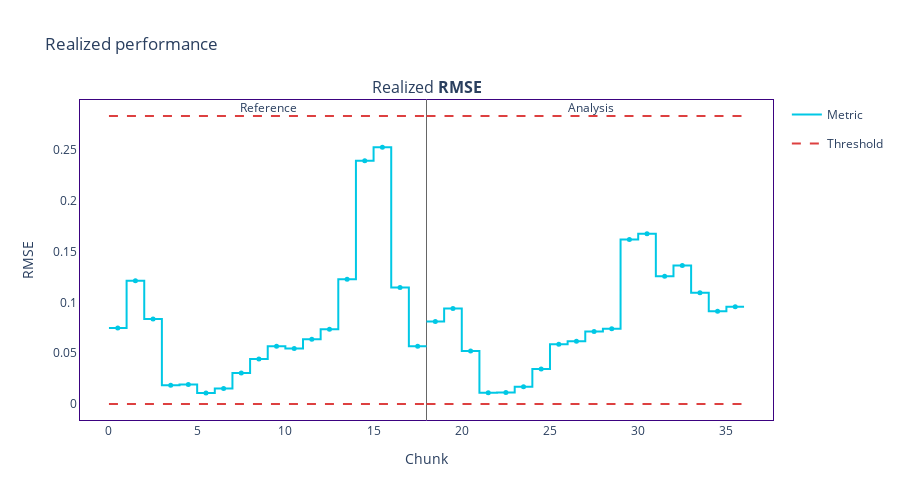

Source (notebook cell):
### Code cell
performance_calc = nml.PerformanceCalculator(
    y_pred=y_pred,
    y_true=target,
    metrics=['rmse'],
    chunk_size=2000,
    problem_type='regression',
)

performance_calc.fit(reference_df)
realized_results = performance_calc.calculate(monitored_df)
realized_results.plot()

### Figure 1 — Plotly figure (JSON) as saved in the notebook; plotly's stock layout.template omitted (floating-point values rounded to 4 significant figures)
{"data": [{"hoverinfo": "skip", "legendgroup": "metric_reference", "line": {"color": "#00c8e5", "shape": "hv", "width": 2}, "mode": "lines", "name": "Metric", "showlegend": true, "type": "scatter", "x": [0, 1, 2, 3, 4, 5, 6, 7, 8, 9, 10, 11, 12, 13, 14, 15, 16, 17, 18], "xaxis": "x", "y": [0.07476, 0.1214, 0.08378, 0.01844, 0.01932, 0.01075, 0.01532, 0.03063, 0.04442, 0.05694, 0.05467, 0.06389, 0.07364, 0.1228, 0.2396, 0.2528, 0.1146, 0.05699, 0.05699], "yaxis": "y"}, {"customdata": [["Realized <b>RMSE</b>", "<b style=\"color:#00c8e5;line-height:60px\">Reference</b>", "", "[0:1999]", "Chunk index: <b>0</b>", 0.0748, 0.0091], ["Realized <b>RMSE</b>", "<b style=\"color:#00c8e5;line-height:60px\">Reference</b>", "", "[2000:3999]", "Chunk index: <b>1</b>", 0.1214, 0.0091], ["Realized <b>RMSE</b>", "<b style=\"color:#00c8e5;line-height:60px\">Reference</b>", "", "[4000:5999]", "Chunk index: <b>2</b>", 0.0838, 0.0091], ["Realized <b>RMSE</b>", "<b style=\"color:#00c8e5;line-height:60px\">Reference</b>", "", "[6000:7999]", "Chunk index: <b>3</b>", 0.0184, 0.0091], ["Realized <b>RMSE</b>", "<b style=\"color:#00c8e5;line-height:60px\">Reference</b>", "", "[8000:9999]", "Chunk index: <b>4</b>", 0.0193, 0.0091], ["Realized <b>RMSE</b>", "<b style=\"color:#00c8e5;line-height:60px\">Reference</b>", "", "[10000:11999]", "Chunk index: <b>5</b>", 0.0108, 0.0091], ["Realized <b>RMSE</b>", "<b style=\"color:#00c8e5;line-height:60px\">Reference</b>", "", "[12000:13999]", "Chunk index: <b>6</b>", 0.0153, 0.0091], ["Realized <b>RMSE</b>", "<b style=\"color:#00c8e5;line-height:60px\">Reference</b>", "", "[14000:15999]", "Chunk index: <b>7</b>", 0.0306, 0.0091], ["Realized <b>RMSE</b>", "<b style=\"color:#00c8e5;line-height:60px\">Reference</b>", "", "[16000:17999]", "Chunk index: <b>8</b>", 0.0444, 0.0091], ["Realized <b>RMSE</b>", "<b style=\"color:#00c8e5;line-height:60px\">Reference</b>", "", "[18000:19999]", "Chunk index: <b>9</b>", 0.0569, 0.0091], ["Realized <b>RMSE</b>", "<b style=\"color:#00c8e5;line-height:60px\">Reference</b>", "", "[20000:21999]", "Chunk index: <b>10</b>", 0.0547, 0.0091], ["Realized <b>RMSE</b>", "<b style=\"color:#00c8e5;line-height:60px\">Reference</b>", "", "[22000:23999]", "Chunk index: <b>11</b>", 0.0639, 0.0091], ["Realized <b>RMSE</b>", "<b style=\"color:#00c8e5;line-height:60px\">Reference</b>", "", "[24000:25999]", "Chunk index: <b>12</b>", 0.0736, 0.0091], ["Realized <b>RMSE</b>", "<b style=\"color:#00c8e5;line-height:60px\">Reference</b>", "", "[26000:27999]", "Chunk index: <b>13</b>", 0.1228, 0.0091], ["Realized <b>RMSE</b>", "<b style=\"color:#00c8e5;line-height:60px\">Reference</b>", "", "[28000:29999]", "Chunk index: <b>14</b>", 0.2396, 0.0091], ["Realized <b>RMSE</b>", "<b style=\"color:#00c8e5;line-height:60px\">Reference</b>", "", "[30000:31999]", "Chunk index: <b>15</b>", 0.2528, 0.0091], ["Realized <b>RMSE</b>", "<b style=\"color:#00c8e5;line-height:60px\">Reference</b>", "", "[32000:33999]", "Chunk index: <b>16</b>", 0.1146, 0.0091], ["Realized <b>RMSE</b>", "<b style=\"color:#00c8e5;line-height:60px\">Reference</b>", "", "[34000:35039]", "Chunk index: <b>17</b>", 0.057, 0.0126]], "hovertemplate": "%{customdata[1]} &nbsp; &nbsp; %{customdata[2]} <br />Chunk: <b>%{customdata[3]}</b> &nbsp; &nbsp; %{customdata[4]} <br />%{customdata[0]}: <b>%{customdata[5]}</b><br />Confidence band: +/- <b>%{customdata[6]}</b><br /><extra></extra>", "legendgroup": "metric_reference", "marker": {"color": "#00c8e5", "size": 5, "symbol": "circle"}, "mode": "markers", "name": "Metric", "showlegend": false, "type": "scatter", "x": [0.5, 1.5, 2.5, 3.5, 4.5, 5.5, 6.5, 7.5, 8.5, 9.5, 10.5, 11.5, 12.5, 13.5, 14.5, 15.5, 16.5, 17.5], "xaxis": "x", "y": [0.07476, 0.1214, 0.08378, 0.01844, 0.01932, 0.01075, 0.01532, 0.03063, 0.04442, 0.05694, 0.05467, 0.06389, 0.07364, 0.1228, 0.2396, 0.2528, 0.1146, 0.05699, 0.05699], "yaxis": "y"}, {"hoverinfo": "skip", "legendgroup": "metric_analysis", "line": {"color": "#00c8e5", "shape": "hv", "width": 2}, "mode": "lines", "name": "Metric", "showlegend": false, "type": "scatter", "x": [18, 19, 20, 21, 22, 23, 24, 25, 26, 27, 28, 29, 30, 31, 32, 33, 34, 35, 36], "xaxis": "x", "y": [0.08127, 0.0941, 0.05224, 0.0111, 0.01133, 0.01692, 0.03445, 0.05889, 0.06183, 0.07136, 0.07414, 0.162, 0.1678, 0.1258, 0.1364, 0.1095, 0.09146, 0.09589, 0.09589], "yaxis": "y"}, {"customdata": [["Realized <b>RMSE</b>", "<b style=\"color:#3b0280;line-height:60px\">Analysis</b>", "", "[0:1999]", "Chunk index: <b>0</b>", 0.0813, 0.0091], ["Realized <b>RMSE</b>", "<b style=\"color:#3b0280;line-height:60px\">Analysis</b>", "", "[2000:3999]", "Chunk index: <b>1</b>", 0.0941, 0.0091], ["Realized <b>RMSE</b>", "<b style=\"color:#3b0280;line-height:60px\">Analysis</b>", "", "[4000:5999]", "Chunk index: <b>2</b>", 0.0522, 0.0091], ["Realized <b>RMSE</b>", "<b style=\"color:#3b0280;line-height:60px\">Analysis</b>", "", "[6000:7999]", "Chunk index: <b>3</b>", 0.0111, 0.0091], ["Realized <b>RMSE</b>", "<b style=\"color:#3b0280;line-height:60px\">Analysis</b>", "", "[8000:9999]", "Chunk index: <b>4</b>", 0.0113, 0.0091], ["Realized <b>RMSE</b>", "<b style=\"color:#3b0280;line-height:60px\">Analysis</b>", "", "[10000:11999]", "Chunk index: <b>5</b>", 0.0169, 0.0091], ["Realized <b>RMSE</b>", "<b style=\"color:#3b0280;line-height:60px\">Analysis</b>", "", "[12000:13999]", "Chunk index: <b>6</b>", 0.0345, 0.0091], ["Realized <b>RMSE</b>", "<b style=\"color:#3b0280;line-height:60px\">Analysis</b>", "", "[14000:15999]", "Chunk index: <b>7</b>", 0.0589, 0.0091], ["Realized <b>RMSE</b>", "<b style=\"color:#3b0280;line-height:60px\">Analysis</b>", "", "[16000:17999]", "Chunk index: <b>8</b>", 0.0618, 0.0091], ["Realized <b>RMSE</b>", "<b style=\"color:#3b0280;line-height:60px\">Analysis</b>", "", "[18000:19999]", "Chunk index: <b>9</b>", 0.0714, 0.0091], ["Realized <b>RMSE</b>", "<b style=\"color:#3b0280;line-height:60px\">Analysis</b>", "", "[20000:21999]", "Chunk index: <b>10</b>", 0.0741, 0.0091], ["Realized <b>RMSE</b>", "<b style=\"color:#3b0280;line-height:60px\">Analysis</b>", "", "[22000:23999]", "Chunk index: <b>11</b>", 0.162, 0.0091], ["Realized <b>RMSE</b>", "<b style=\"color:#3b0280;line-height:60px\">Analysis</b>", "", "[24000:25999]", "Chunk index: <b>12</b>", 0.1678, 0.0091], ["Realized <b>RMSE</b>", "<b style=\"color:#3b0280;line-height:60px\">Analysis</b>", "", "[26000:27999]", "Chunk index: <b>13</b>", 0.1258, 0.0091], ["Realized <b>RMSE</b>", "<b style=\"color:#3b0280;line-height:60px\">Analysis</b>", "", "[28000:29999]", "Chunk index: <b>14</b>", 0.1364, 0.0091], ["Realized <b>RMSE</b>", "<b style=\"color:#3b0280;line-height:60px\">Analysis</b>", "", "[30000:31999]", "Chunk index: <b>15</b>", 0.1095, 0.0091], ["Realized <b>RMSE</b>", "<b style=\"color:#3b0280;line-height:60px\">Analysis</b>", "", "[32000:33999]", "Chunk index: <b>16</b>", 0.0915, 0.0091], ["Realized <b>RMSE</b>", "<b style=\"color:#3b0280;line-height:60px\">Analysis</b>", "", "[34000:35039]", "Chunk index: <b>17</b>", 0.0959, 0.0126]], "hovertemplate": "%{customdata[1]} &nbsp; &nbsp; %{customdata[2]} <br />Chunk: <b>%{customdata[3]}</b> &nbsp; &nbsp; %{customdata[4]} <br />%{customdata[0]}: <b>%{customdata[5]}</b><br />Confidence band: +/- <b>%{customdata[6]}</b><br /><extra></extra>", "legendgroup": "metric_analysis", "marker": {"color": "#00c8e5", "size": 5, "symbol": "circle"}, "mode": "markers", "name": "Metric", "showlegend": false, "type": "scatter", "x": [18.5, 19.5, 20.5, 21.5, 22.5, 23.5, 24.5, 25.5, 26.5, 27.5, 28.5, 29.5, 30.5, 31.5, 32.5, 33.5, 34.5, 35.5], "xaxis": "x", "y": [0.08127, 0.0941, 0.05224, 0.0111, 0.01133, 0.01692, 0.03445, 0.05889, 0.06183, 0.07136, 0.07414, 0.162, 0.1678, 0.1258, 0.1364, 0.1095, 0.09146, 0.09589, 0.09589], "yaxis": "y"}, {"hoverinfo": "skip", "legendgroup": "alert", "marker": {"color": "#DD4040", "size": 8, "symbol": "diamond"}, "mode": "markers", "name": "Alert", "showlegend": true, "type": "scatter", "x": [], "xaxis": "x", "y": [], "yaxis": "y"}, {"hoverinfo": "skip", "legendgroup": "thresh", "line": {"color": "#DD4040", "dash": "dash", "width": 2}, "mode": "lines", "name": "Threshold", "showlegend": true, "type": "scatter", "x": [0, 1, 2, 3, 4, 5, 6, 7, 8, 9, 10, 11, 12, 13, 14, 15, 16, 17, 18], "xaxis": "x", "y": [0.2837, 0.2837, 0.2837, 0.2837, 0.2837, 0.2837, 0.2837, 0.2837, 0.2837, 0.2837, 0.2837, 0.2837, 0.2837, 0.2837, 0.2837, 0.2837, 0.2837, 0.2837, 0.2837], "yaxis": "y"}, {"hoverinfo": "skip", "legendgroup": "thresh", "line": {"color": "#DD4040", "dash": "dash", "width": 2}, "mode": "lines", "name": "Threshold", "showlegend": false, "type": "scatter", "x": [0, 1, 2, 3, 4, 5, 6, 7, 8, 9, 10, 11, 12, 13, 14, 15, 16, 17, 18], "xaxis": "x", "y": [0, 0, 0, 0, 0, 0, 0, 0, 0, 0, 0, 0, 0, 0, 0, 0, 0, 0, 0], "yaxis": "y"}, {"hoverinfo": "skip", "legendgroup": "thresh", "line": {"color": "#DD4040", "dash": "dash", "width": 2}, "mode": "lines", "name": "Threshold", "showlegend": false, "type": "scatter", "x": [18, 19, 20, 21, 22, 23, 24, 25, 26, 27, 28, 29, 30, 31, 32, 33, 34, 35, 36], "xaxis": "x", "y": [0.2837, 0.2837, 0.2837, 0.2837, 0.2837, 0.2837, 0.2837, 0.2837, 0.2837, 0.2837, 0.2837, 0.2837, 0.2837, 0.2837, 0.2837, 0.2837, 0.2837, 0.2837, 0.2837], "yaxis": "y"}, {"hoverinfo": "skip", "legendgroup": "thresh", "line": {"color": "#DD4040", "dash": "dash", "width": 2}, "mode": "lines", "name": "Threshold", "showlegend": false, "type": "scatter", "x": [18, 19, 20, 21, 22, 23, 24, 25, 26, 27, 28, 29, 30, 31, 32, 33, 34, 35, 36], "xaxis": "x", "y": [0, 0, 0, 0, 0, 0, 0, 0, 0, 0, 0, 0, 0, 0, 0, 0, 0, 0, 0], "yaxis": "y"}], "layout": {"annotations": [{"font": {"size": 16}, "showarrow": false, "text": "Realized <b>RMSE</b>", "x": 0.5, "xanchor": "center", "xref": "paper", "y": 1, "yanchor": "bottom", "yref": "paper"}, {"showarrow": false, "text": "Reference", "x": 8.5, "xref": "x", "xshift": 10, "y": 1.01, "yref": "y domain"}, {"showarrow": false, "text": "Analysis", "x": 26.5, "xref": "x", "xshift": 15, "y": 1.01, "yref": "y domain"}], "height": 500, "hoverlabel": {"bgcolor": "white", "font": {"size": 14}}, "legend": {"itemclick": false, "itemdoubleclick": false, "traceorder": "grouped"}, "paper_bgcolor": "rgba(255,255,255,1)", "plot_bgcolor": "rgba(255,255,255,1)", "shapes": [{"layer": "below", "line": {"color": "#666666", "width": 1}, "type": "line", "x0": 18, "x1": 18, "xref": "x", "y0": 0, "y1": 1, "yref": "y domain"}], "title": {"text": "Realized performance"}, "xaxis": {"anchor": "y", "domain": [0, 1], "linecolor": "#3b0280", "matches": "x", "mirror": true, "showgrid": false, "title": {"text": "Chunk"}, "zeroline": false}, "yaxis": {"anchor": "x", "domain": [0, 1], "linecolor": "#3b0280", "mirror": true, "showgrid": false, "title": {"text": "RMSE"}, "zeroline": false}}}
